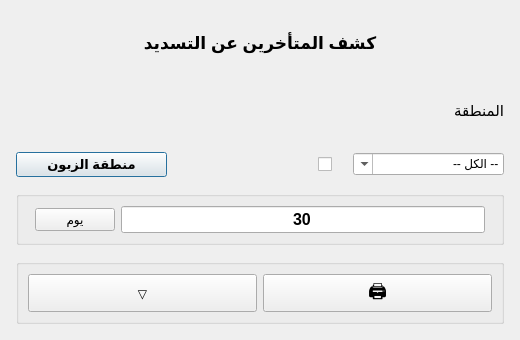
<?xml version="1.0" encoding="UTF-8"?>
<ui version="4.0">
 <class>LatedPayments</class>
 <widget class="QDialog" name="LatedPayments">
  <property name="geometry"><rect><x>0</x><y>0</y><width>520</width><height>340</height></rect></property>
  <property name="windowTitle"><string>كشف المتأخرين عن التسديد</string></property>
  <property name="layoutDirection"><enum>Qt::RightToLeft</enum></property>
  <layout class="QVBoxLayout" name="rootLayout">
   <property name="spacing"><number>14</number></property>
   <property name="margin"><number>16</number></property>
   <item>
    <widget class="QLabel" name="lblTitle">
     <property name="text"><string>كشف المتأخرين عن التسديد</string></property>
     <property name="alignment"><set>Qt::AlignCenter</set></property>
     <property name="font"><font><family>Tahoma</family><pointsize>13</pointsize><bold>true</bold></font></property>
    </widget>
   </item>
   <item>
    <widget class="QLabel" name="lblRegionTitle"><property name="text"><string>المنطقة</string></property><property name="font"><font><family>Tahoma</family><pointsize>11</pointsize></font></property></widget>
   </item>
   <item>
    <layout class="QHBoxLayout">
     <item><widget class="QComboBox" name="cmbRegion"><property name="editable"><bool>true</bool></property><property name="minimumWidth"><number>220</number></property><item><property name="text"><string>-- الكل --</string></property></item></widget></item>
     <item><spacer><property name="orientation"><enum>Qt::Horizontal</enum></property></spacer></item>
     <item><widget class="QCheckBox" name="chkRegion"/></item>
     <item><widget class="QPushButton" name="btnRegion"><property name="text"><string>منطقة الزبون</string></property><property name="minimumHeight"><number>32</number></property><property name="font"><font><family>Tahoma</family><pointsize>10</pointsize><bold>true</bold></font></property></widget></item>
    </layout>
   </item>
   <item>
    <widget class="QGroupBox" name="grpDays">
     <layout class="QHBoxLayout">
      <item><spacer><property name="orientation"><enum>Qt::Horizontal</enum></property></spacer></item>
      <item><widget class="QLineEdit" name="txtDays"><property name="text"><string>30</string></property><property name="maximumWidth"><number>80</number></property><property name="alignment"><set>Qt::AlignCenter</set></property><property name="font"><font><family>Tahoma</family><pointsize>12</pointsize><bold>true</bold></font></property></widget></item>
      <item><widget class="QPushButton" name="btnDay"><property name="text"><string>يوم</string></property><property name="minimumHeight"><number>32</number></property></widget></item>
      <item><spacer><property name="orientation"><enum>Qt::Horizontal</enum></property></spacer></item>
     </layout>
    </widget>
   </item>
   <item>
    <widget class="QGroupBox" name="grpButtons">
     <layout class="QHBoxLayout">
      <item><widget class="QPushButton" name="btnPrint"><property name="text"><string>🖨</string></property><property name="minimumSize"><size><width>44</width><height>38</height></size></property><property name="font"><font><family>Tahoma</family><pointsize>14</pointsize></font></property></widget></item>
      <item><widget class="QPushButton" name="btnRun"><property name="text"><string>▽</string></property><property name="minimumSize"><size><width>44</width><height>38</height></size></property></widget></item>
     </layout>
    </widget>
   </item>
  </layout>
 </widget>
 <resources/>
 <connections/>
</ui>
